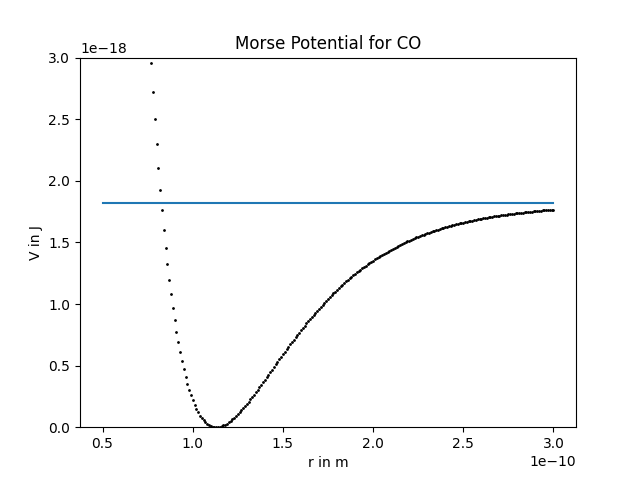

Write the Python code that produced this figure.
import numpy as np
import matplotlib.pyplot as plt

data = np.loadtxt('morseplot.dat')

plt.plot(data[:,0], data[:,1], 'k.', markersize=2)
plt.plot(data[:,0], 1094.0/(6.022*10.0**(20)) * np.ones(len(data[:,0])))           # Plotting referece D=1094 value
plt.ylim(0,3*10**(-18))

plt.xlabel('r in m')
plt.ylabel('V in J')
plt.title('Morse Potential for CO')
plt.savefig('morseplot.png')